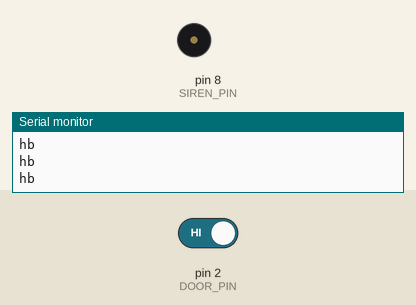
This sketch was run on a simulated Arduino Uno, built with avr-gcc and run on an emulated ATmega328P. Parts: buzzer (waves = sounding, pin HIGH), the last lines printed to the serial monitor. The test bench sets the inputs (shaded band); at power-on: pin 2 (DOOR_PIN) HIGH.

Above: at 1.2 s.
1.3 s: pin 2 (DOOR_PIN) driven LOW
At 2.0 s:
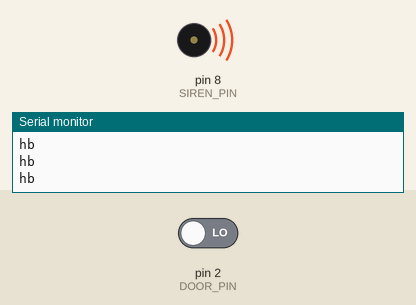
Timing chart, 0 to 4.8 s (numbered marks = the images above; inputs shaded):
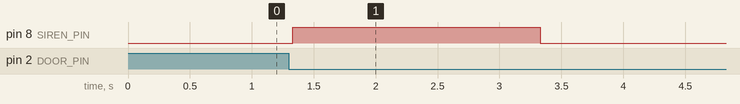

The sketch:

reference.ino
```cpp
// Studio kiln door interlock siren.
// Door-open switch on D2 (pull-up, active LOW), piezo driver on D8.
// Spec requires a serial heartbeat while the siren runs.

const int DOOR_PIN = 2;
const int SIREN_PIN = 8;
const unsigned long SIREN_MS = 2000;
const unsigned long HEARTBEAT_MS = 250;
const unsigned long DEBOUNCE_MS = 30;

bool sirenActive = false;
unsigned long sirenStarted = 0;
unsigned long lastHeartbeat = 0;
unsigned long tripCount = 0;

int stableDoor = HIGH;
int lastDoor = HIGH;
unsigned long doorChanged = 0;

void sirenOn()
{
    digitalWrite(SIREN_PIN, HIGH);
}

void sirenOff()
{
    digitalWrite(SIREN_PIN, LOW);
}

void emitHeartbeat()
{
    Serial.println("hb");
}

void setup()
{
    pinMode(DOOR_PIN, INPUT_PULLUP);
    pinMode(SIREN_PIN, OUTPUT);
    sirenOff();
    Serial.begin(9600);
    stableDoor = digitalRead(DOOR_PIN);
    lastDoor = stableDoor;
    lastHeartbeat = millis();
}

void loop()
{
    unsigned long now = millis();
    int door = digitalRead(DOOR_PIN);

    if (door != lastDoor)
    {
        doorChanged = now;
        lastDoor = door;
    }

    if ((now - doorChanged) >= DEBOUNCE_MS && door != stableDoor)
    {
        stableDoor = door;
        if (stableDoor == LOW && !sirenActive)
        {
            sirenActive = true;
            sirenStarted = now;
            tripCount++;
            sirenOn();
        }
    }

    if (sirenActive && (now - sirenStarted) >= SIREN_MS)
    {
        sirenActive = false;
        sirenOff();
    }

    if (now - lastHeartbeat >= HEARTBEAT_MS)
    {
        lastHeartbeat = now;
        emitHeartbeat();
    }
}
```

Measured:
- after the input at 1.3 s, pin 8 (SIREN_PIN): LOW → HIGH at once, → LOW 2.0 s later
